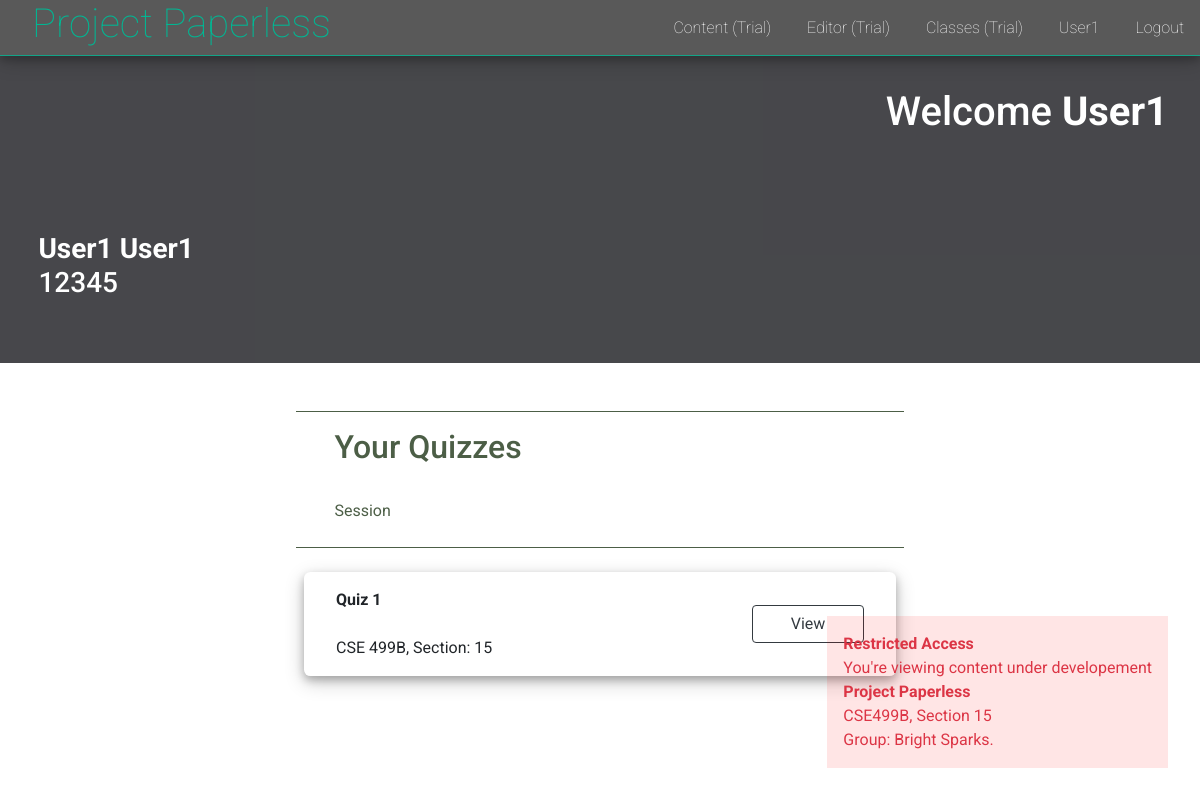
Page /classroom/uoCd/show/ (signed in) on the committed database.
### users/models.py (models this page shows)
class User(AbstractUser):
    username = models.CharField(
        error_messages={'unique': 'A user with that username already exists.'},
        help_text='Required. 10 characters or fewer.',
        max_length=10,
        unique=True,
        primary_key=True,
        validators=[UnicodeUsernameValidator(), MinLengthValidator(3)],
        verbose_name='username')
    is_educator = models.BooleanField(default=False)

### classrooms/models.py (models this page shows, shortened)
class Quiz(models.Model):
    title = models.CharField(max_length=128)
    classroom = models.ForeignKey(Classroom, on_delete=models.CASCADE, related_name='quiz')
    students = models.ManyToManyField('users.User', related_name='quizzes', through='Performance')
    is_open = models.BooleanField(default=False)
    is_running = models.BooleanField(default=False)
    due_date = models.DateField()
    class Meta:
        constraints = [
            models.UniqueConstraint(fields=['classroom', 'title'], name='unique_quiz')
        ]
    def __str__(self):
        return f'{self.title}'

class Classroom(models.Model):
    id = models.CharField(max_length=128, primary_key=True)
    name = models.CharField(max_length=128)
    semester = models.CharField(max_length=12)
    course_code = models.CharField(max_length=30)
    section = models.IntegerField()
    students = models.ManyToManyField('users.User', related_name='class_room')
    instructor = models.ForeignKey('users.User', related_name='classroom', on_delete=models.CASCADE)
    class Meta:
        constraints = [
            models.UniqueConstraint(fields=['course_code', 'section', 'semester'], name='unique_classroom')
        ]

### classrooms/views.py (the view, shortened to what this page needs)
# urls.py: path('<str:class_id>/show/', ShowView.as_view(), name='show'),
class ShowView(UserViews):
    student_template = 'classrooms/learners/show.html'
    teacher_template = 'classrooms/educators/show.html'
    class_id = None
    @method_decorator(login_required(login_url='users:login'))
    def get(self, request, class_id):
        self.request = request
        self.class_id = class_id
        return self.user_view()
    def student_view(self):
        classroom = self.get_classroom(learner=True)
        quizzes = classroom.quiz.filter(is_open=True)
        print(quizzes)
        context = {
            'classroom': classroom,
            'quizzes': quizzes
        }
        return render(self.request, self.student_template, context)
    def get_classroom(self, learner=False):
        try:
            if learner:
                classroom = self.request.user.class_room.get(id=self.class_id)
            else:
                classroom = self.request.user.classroom.get(id=self.class_id)
        except Classroom.DoesNotExist:
            raise Http404('Classroom Not found')
        return classroom

### project_paperless/utils.py (called while the page is built)
    def user_view(self):
        if self.request.user.is_educator:
            return self.teacher_view()
        else:
            return self.student_view()

### templates/classrooms/learners/show.html
{% extends 'layout.html' %}
{% block body %}
<div class="user_dashboard">
  <div class="header container">
    <div class="text-right welcome">
      <h1>Welcome <strong>{{ request.user.first_name }}</strong></h1>
    </div>
    <div class="user_info">
      <h3>
        <strong>{{ request.user.get_full_name }}</strong>
        <br>
        {{ request.user.username }}
      </h3>
    </div>
  </div>
  <div class="dashboard container">
    <div class="area">
      <div class="area_header">
        <h2> Your Quizzes </h2>
        <br>
        <p>Session</p>
      </div>
      <div class="card_container">
        {% for quiz in quizzes %}
          <div class="items_card items_card_fluid paper_list">
            <div class="items">
              <p>
                <strong>{{ quiz.title }}</strong>
                <br>
                <br>
                {{ quiz.classroom.course_code }},
                Section: {{ quiz.classroom.section }}
              </p>
              <div class="text-right">
                <a href="" class="btn btn-outline-dark"> View</a>
              </div>
            </div>
          </div>
        {% endfor %}
      </div>
    </div>
  </div>
</div>
{% endblock %}

### templates/includes/_navbar.html
<nav id="navigation_bar">
  <h1 id="logo"><a href="/">Project Paperless</a></a></h1>
  <div id="navigation_links">
    <ul>
      <li><a href="/content/">Content (Trial)</a></li>
      <li><a href="/content/editor/">Editor (Trial)</a></li>
      {% if request.user.is_authenticated %}
        <li><a href="/classroom/">Classes (Trial)</a></li>
        <li><a href="/dashboard/">{{ request.user.first_name }}</a></li>
        <li><a href="/logout/">Logout</a></li>
      {% else %}
        <li><a href="/login/">Login</a></li>
        <li><a href="/student/register/">Register</a></li>
      {% endif %}
    </ul>
  </div>
</nav>

### static/style.css (style rules this page uses)
body { margin: 0; padding: 0; font-family: 'Roboto', sans-serif; }
nav { position: fixed; top: 0; background-color: rgba(48, 48, 48, 0.8); border-bottom: 1px solid rgba(0, 184, 148,0.8); box-shadow: 0 4px 8px 0 rgba(0, 0, 0, 0.2), 0 6px 20px 0 rgba(0, 0, 0, 0.19); width: 100%; height: 3.5rem; z-index: 7; }
#logo { display: inline-block; height: 3.5rem; padding-left: 2rem; padding-right: 2rem; }
#logo a { color: #00b894; text-decoration: none; font-weight: 100; }
#navigation_links { display: inline-block; position: absolute; height: 3.5rem; right: 0; }
#navigation_links li { display: inline-block; vertical-align: middle; padding: 1rem; margin: 0; }
#navigation_links a { color: white; font-weight: 100; }
.user_dashboard { position: relative; width: 100%; min-height: 100vh; padding-top: 3.5rem; }
.user_dashboard .header { width: 100%; padding-top: 2rem; padding-bottom: 2rem; margin-bottom: 1rem; background-color: rgb(39, 40, 44); color: white; opacity: 0.85; }
.user_dashboard .welcome { padding-right: 2rem; }
.user_dashboard .dashboard { display: flex; flex-wrap: wrap; justify-content: center; padding-top: 1rem; }
.user_dashboard .container { max-width: 1275px; padding-left: 0; padding-right: 0; }
.header .user_info { position: relative; margin-top: 5rem; width: 100%; padding: 1rem 2.4rem 0.5rem 2.4rem; margin-bottom: 1rem; }
.dashboard .area { width: 38rem; margin: 1rem 0.5%; padding-bottom: 1rem; }
.dashboard .area_header { width: 100%; padding: 1rem 2.4rem 0.5rem 2.4rem; margin-bottom: 1rem; border-top: 1px solid rgb(76, 94, 70); border-bottom: 1px solid rgb(76, 94, 70); color: rgb(76, 94, 70); }
.dashboard .card_container { display: flex; flex-wrap: wrap; justify-content: center; align-content: space-between; }
.dashboard .items_card, .dashboard .forms_card { width: 18rem; height: 20rem; background-color: white; box-shadow: 0 4px 8px 0 rgba(0, 0, 0, 0.25), 0 6px 20px 0 rgba(0, 0, 0, 0.20); border-radius: 0.4rem; padding: 2rem; margin: 0.5rem; }
.dashboard .items_card .items, .dashboard .forms_card .items { position: relative; width: 100%; height: 100%; }
.dashboard .items_card a, .dashboard .items_card button { width: 100%; }
.dashboard .items_card_fluid { position: relative; width: 100%; height: 6.5rem; margin-bottom: 0; padding-top: 1rem; padding-bottom: 1rem; }
.dashboard .items_card_fluid a { width: 7rem; margin-left: 2rem; display: inline-block; }
.items .text-right { position: absolute; height: 100%; display: flex; align-items: center; right: 0; top: 0; }

### rows in the picture
User: user.first_name "User1", user.get_full_name "User1 User1", user.username "12345"
Quiz: title "Quiz 1", classroom.course_code "CSE 499B", classroom.section "15"
